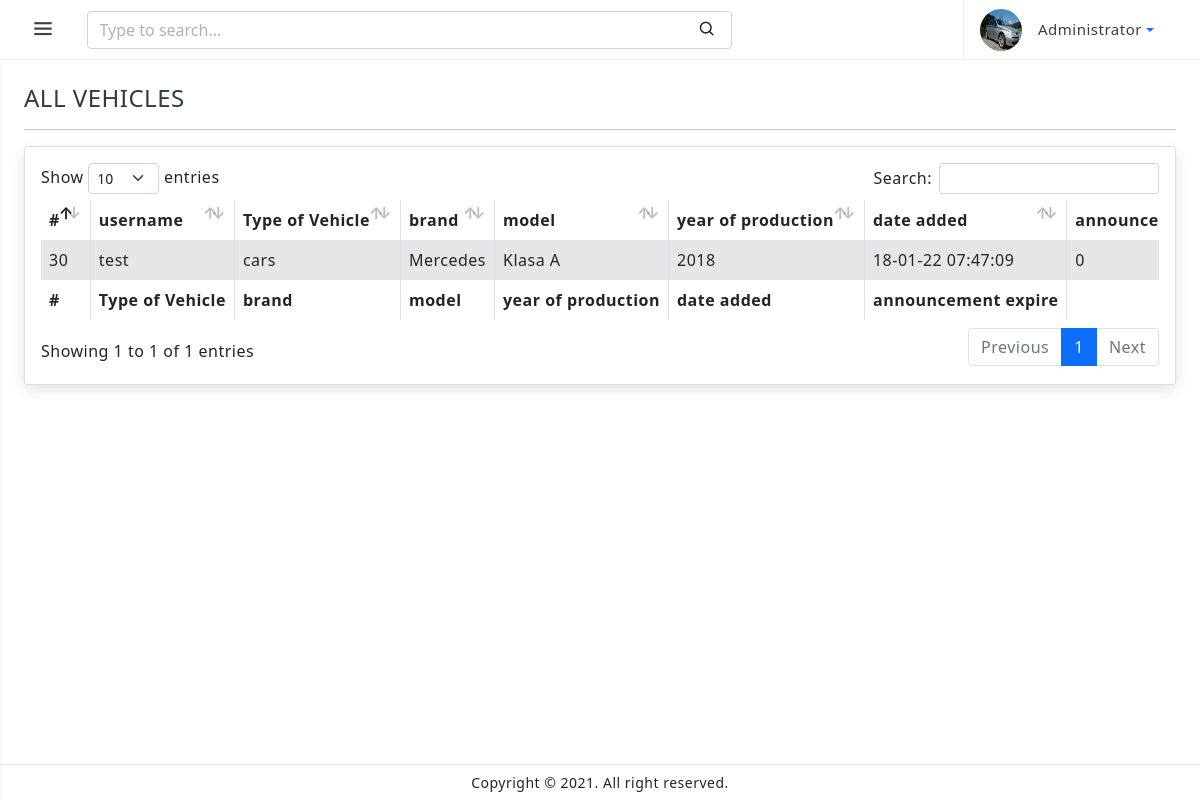
/admin/allVehicles.php (signed in), run on the app's committed database.
### tables this page shows
CREATE TABLE `vehicles` (
  `v_id` int(11) NOT NULL,
  `user_id` int(11) NOT NULL,
  `type` varchar(255) NOT NULL,
  `brand` varchar(255) NOT NULL,
  `model` varchar(255) NOT NULL,
  `year_of_prod` varchar(255) NOT NULL,
  `capacity` varchar(255) NOT NULL,
  `power` varchar(255) NOT NULL,
  `fuel_type` varchar(255) NOT NULL,
  `transmission` varchar(255) NOT NULL,
  `drive` varchar(255) NOT NULL,
  `v_max_speed` varchar(255) NOT NULL,
  `doors` varchar(255) NOT NULL,
  `seats` varchar(255) NOT NULL,
  `mileage` varchar(255) NOT NULL,
  `origin_country` varchar(255) NOT NULL,
  `est_value` varchar(255) NOT NULL,
  `current_owner_purch_date` varchar(255) NOT NULL,
  `v_date_added` varchar(255) NOT NULL,
  `location` varchar(255) NOT NULL,
  `district` varchar(255) NOT NULL,
  `vehicle_desc` text NOT NULL,
  `vehicle_history` text NOT NULL,
  `vehicle_shows_events` text NOT NULL,
  `vehicle_repairs_exploitation` text NOT NULL,
  `vehicle_pleasant_events` text NOT NULL,
  `vehicle_advantages` text NOT NULL,
  `vehicle_problems` text NOT NULL,
  `v_announcement_buy_cell` text NOT NULL,
  `vehicle_main_picture` text NOT NULL,
  `v_image_caption` varchar(255) NOT NULL,
  `vehicle_preview_picture` text NOT NULL,
  `preview_caption_status` int(1) NOT NULL DEFAULT 0
);

CREATE TABLE `users` (
  `id` int(11) NOT NULL,
  `username` varchar(255) NOT NULL,
  `email` varchar(255) NOT NULL,
  `password` varchar(255) NOT NULL,
  `status` int(1) NOT NULL DEFAULT 0,
  `tocken` text DEFAULT NULL,
  `avatar` varchar(255) NOT NULL,
  `date_of_reg` varchar(255) NOT NULL,
  `total_vehicles` int(11) NOT NULL,
  `last_login` varchar(255) NOT NULL,
  `ip_of_registration` varchar(255) NOT NULL,
  `ip_last_login` varchar(255) NOT NULL
);

### admin/allVehicles.php (the view, shortened to what this page needs)
<?php
include('../config/conn.php');
    ?>
<!doctype html>
<html lang="en">
<head>
 <?php  include("./inc/header.php") ?>
</head>
<body>
    <div class="wrapper">
        <?php include("./inc/nav.php")  ?>
        <div class="page-wrapper">
            <div class="page-content">
        <h4 class="mb-0 text-uppercase">All Vehicles</h4>
        <hr/>
        <div class="card">
            <div class="card-body">
                <div class="table-responsive">
                <table id="example" class="table table-striped table-bordered" style="width:100%">
                                <thead>
                                    <tr>
                                        <th>#</th>
                                        <th>username</th>
                                        <th>Type of Vehicle</th>
                                        <th>brand</th>
                                        <th>model</th>
                                        <th>year of production</th>
                                        <th>date added</th>
                                        <th>announcement expire</th>
                                    </tr>
                                </thead>
                                <tbody>
                                    <?php
                                    $selectVehicles = "SELECT * FROM `vehicles` INNER JOIN users ON vehicles.user_id = users.id;
                                 ";
                                    $res = mysqli_query($conn, $selectVehicles);
                                    if (mysqli_num_rows($res) > 0) {
                                        while ($vehicle = mysqli_fetch_assoc($res)) {
                                    ?>
                                            <tr>
                                                <td><?php echo $vehicle['v_id'];  ?></td>
                                                <td><?php echo $vehicle['username'];  ?></td>
                                                <td><?php echo $vehicle['type'];  ?></td>
                                                <td><?php echo $vehicle['brand'];  ?></td>
                                                <td><?php echo $vehicle['model'];  ?></td>
                                                <td><?php echo $vehicle['year_of_prod'];  ?></td>
                                                <td><?php echo $vehicle['v_date_added'];  ?></td>
                                                <td>0</td>
                                            </tr>
                                    <?php
                                        }
                                    }else{
                                        echo "<h2>No Data Found</h2>";
                                    }
                                    ?>
                                </tbody>
                                <tfoot>
                                    <tr>
                                        <th>#</th>
                                        <th>Type of Vehicle</th>
                                        <th>brand</th>
                                        <th>model</th>
                                        <th>year of production</th>
                                        <th>date added</th>
                                        <th>announcement expire</th>
                                    </tr>
                                </tfoot>
                            </table>
                </div>
            </div>
        </div>
            </div>
        </div>
        <footer class="page-footer">
            <p class="mb-0">Copyright © 2021. All right reserved.</p>
        </footer>
    </div>
</body>
</html>

### admin/assets/css/app.css (style rules this page uses)
body { font-size: 14px; color: #4c5258; letter-spacing: 0.5px; background-color: #f4f4f4; font-family: 'Roboto', sans-serif; }
.wrapper { width: 100%; position: relative; }
.page-wrapper { height: 100%; margin-top: 120px; margin-bottom: 30px; margin-left: 0px; }
.page-content { padding: 1.5rem; }
.page-footer { background: #ffffff; left: 0px; right: 0; bottom: 0; position: fixed; text-align: center; padding: 7px; font-size: 14px; border-top: 1px solid #e4e4e4; z-index: 3; }
@media screen and (max-width: 1280px) { .page-wrapper { margin-top: 60px; } }

### data on the page
vehicles: v_id "30", user.username "test", type "cars", brand "Mercedes", model "Klasa A", year_of_prod "2018", v_date_added "18-01-22 07:47:09"
